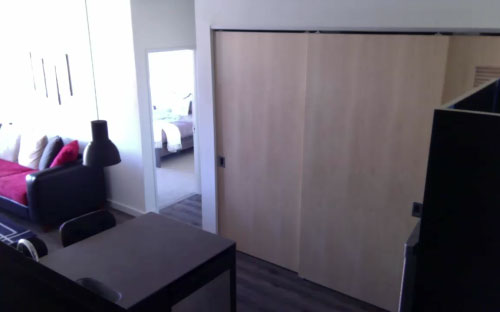
#> input picture Questoes_Primeira_Lista/Questão 1/first_frame.jpg, 500 x 312 px
$ python questao1.py   (older library calls are emulated)
#> lines starting #> are read from the running program, lines starting #| are printed output that depends on the picture; after the words box and inside, x2 and y2 are one past the last pixel; in counts of white or black regions, pixels touching at a corner belong together
from skimage.measure import compare_ssim
import argparse
import imutils
import cv2

imagemA = cv2.imread("first_frame.jpg")
#> imagemA is the input picture: shape (312, 500, 3); mean B, G, R 117.8, 107.9, 112.7
imagemB = cv2.imread("second_frame.jpg")
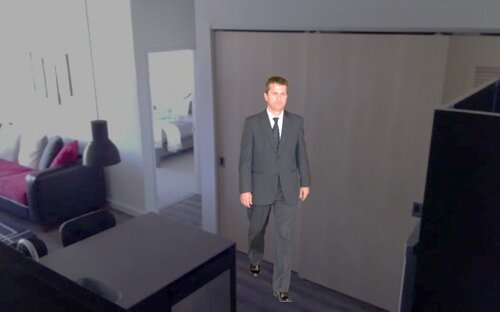
#> input picture Questoes_Primeira_Lista/Questão 1/second_frame.jpg, 500 x 312 px
#> imagemB is the input picture: shape (312, 500, 3); mean B, G, R 97.8, 90.8, 93.5

cinzaA = cv2.cvtColor(imagemA, cv2.COLOR_BGR2GRAY)
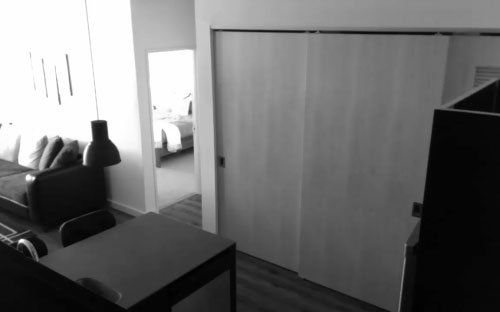
#> cinzaA: shape (312, 500); min 1, max 255, mean 110.5
cinzaB = cv2.cvtColor(imagemB, cv2.COLOR_BGR2GRAY)

(score, diff) = compare_ssim(cinzaA, cinzaB, full=True)
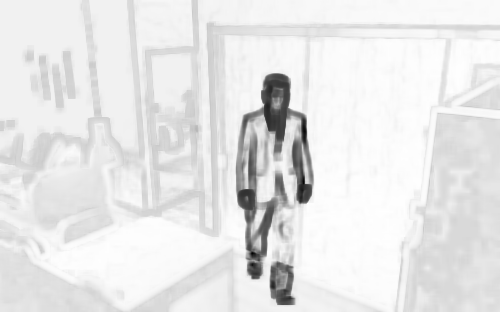
#> diff: shape (312, 500) float64; min -0.285, max 1, mean 0.88; drawn with min black and max white
#> score = 0.879
diff = (diff * 255).astype("uint8")
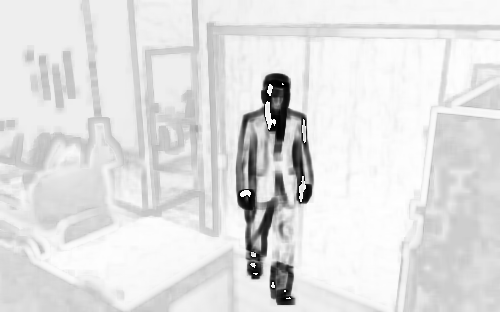
#> diff: shape (312, 500); min 0, max 255, mean 224.7

thresh = cv2.threshold(diff, 0, 255,
	cv2.THRESH_BINARY_INV | cv2.THRESH_OTSU)[1]
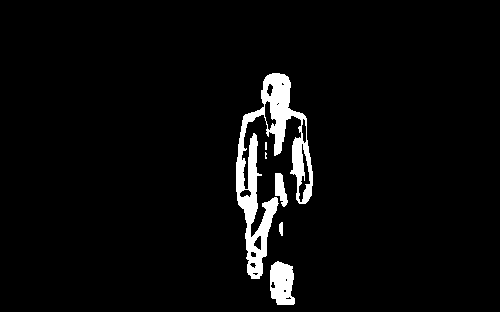
#> thresh: shape (312, 500); 4.1% white; 6 white regions (2 under 20 px)
contornos = cv2.findContours(thresh.copy(), cv2.RETR_EXTERNAL,
	cv2.CHAIN_APPROX_SIMPLE)
#> contornos = 6 contours, 2 with area under 20; largest, box (x1, y1, x2, y2) and area: (236, 73, 313, 279) 5350, (270, 261, 295, 305) 842, (275, 173, 288, 207) 232, (279, 222, 283, 236) 32
contornos = imutils.grab_contours(contornos)

for c in contornos:
	(x, y, w, h) = cv2.boundingRect(c)
	cv2.rectangle(imagemA, (x, y), (x + w, y + h), (0, 0, 255), 2)
	cv2.rectangle(imagemB, (x, y), (x + w, y + h), (0, 0, 255), 2)
#> this loop made 6 passes
#> (x, y, w, h) on passes 1, 2, 3, 4, 6: (270, 261, 25, 44), (279, 222, 4, 14), (275, 173, 13, 34), (265, 152, 2, 7), (236, 73, 77, 206)
#> (c, x, y, w, h) on pass 5: ([[265, 142], [265, 149], [266, 149], [266, 142]], 265, 142, 2, 8)
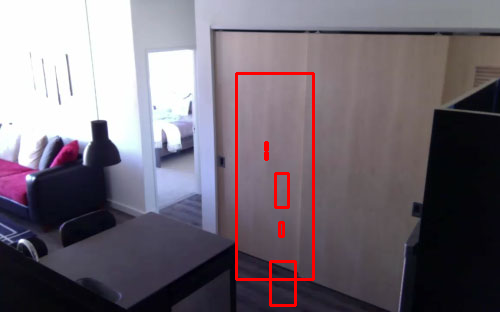
#> imagemA: shape (312, 500, 3); 1.64% of pixels changed, all inside (x1, y1, x2, y2) = (235, 72, 315, 307)
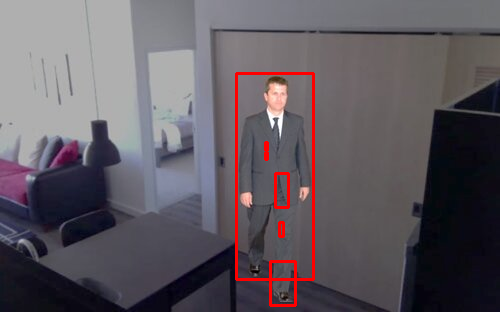
#> imagemB: shape (312, 500, 3); 1.64% of pixels changed, all inside (x1, y1, x2, y2) = (235, 72, 315, 307)

cv2.imshow("Thresh", thresh)
cv2.imwrite('questao1.png', thresh)
cv2.waitKey(0)
